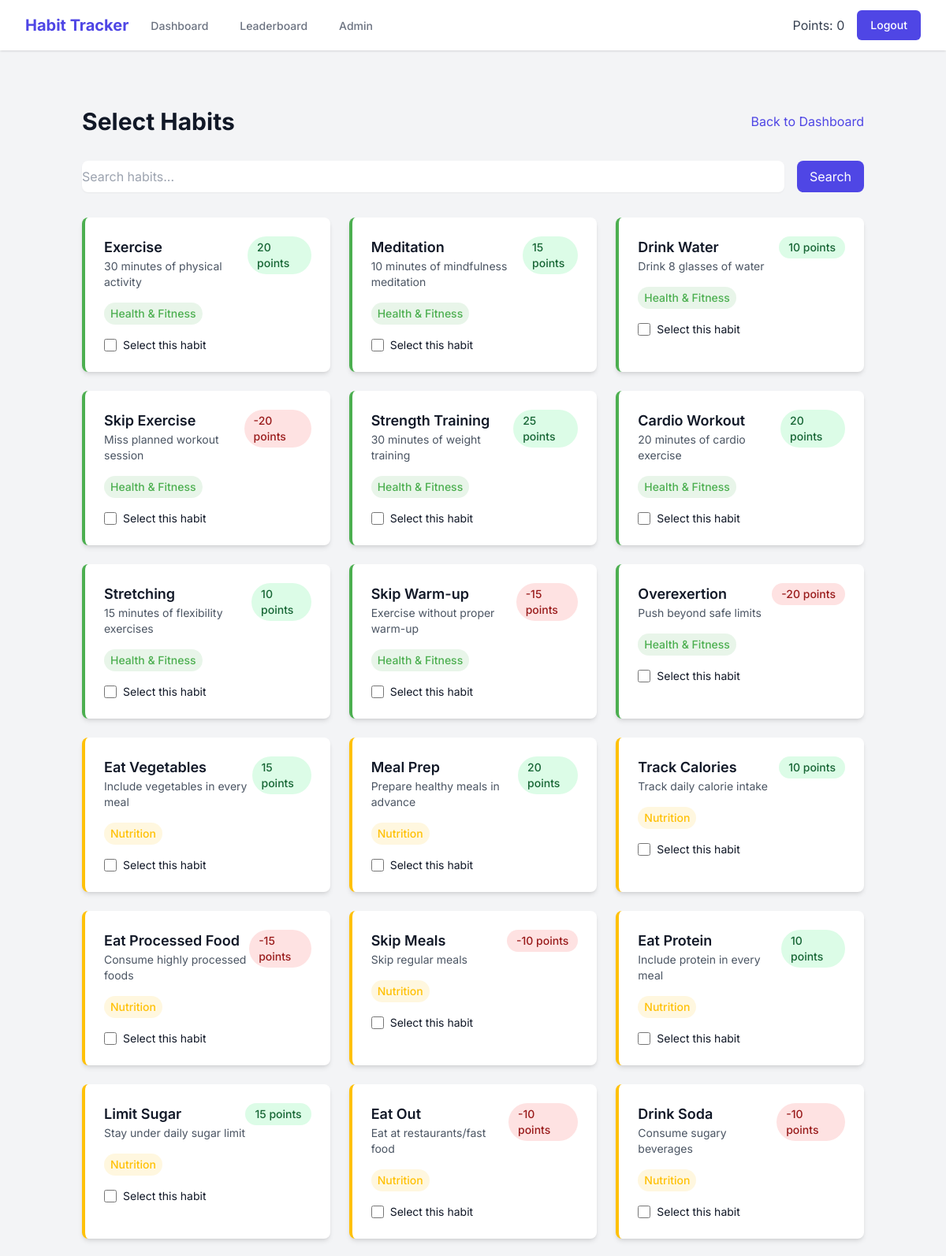
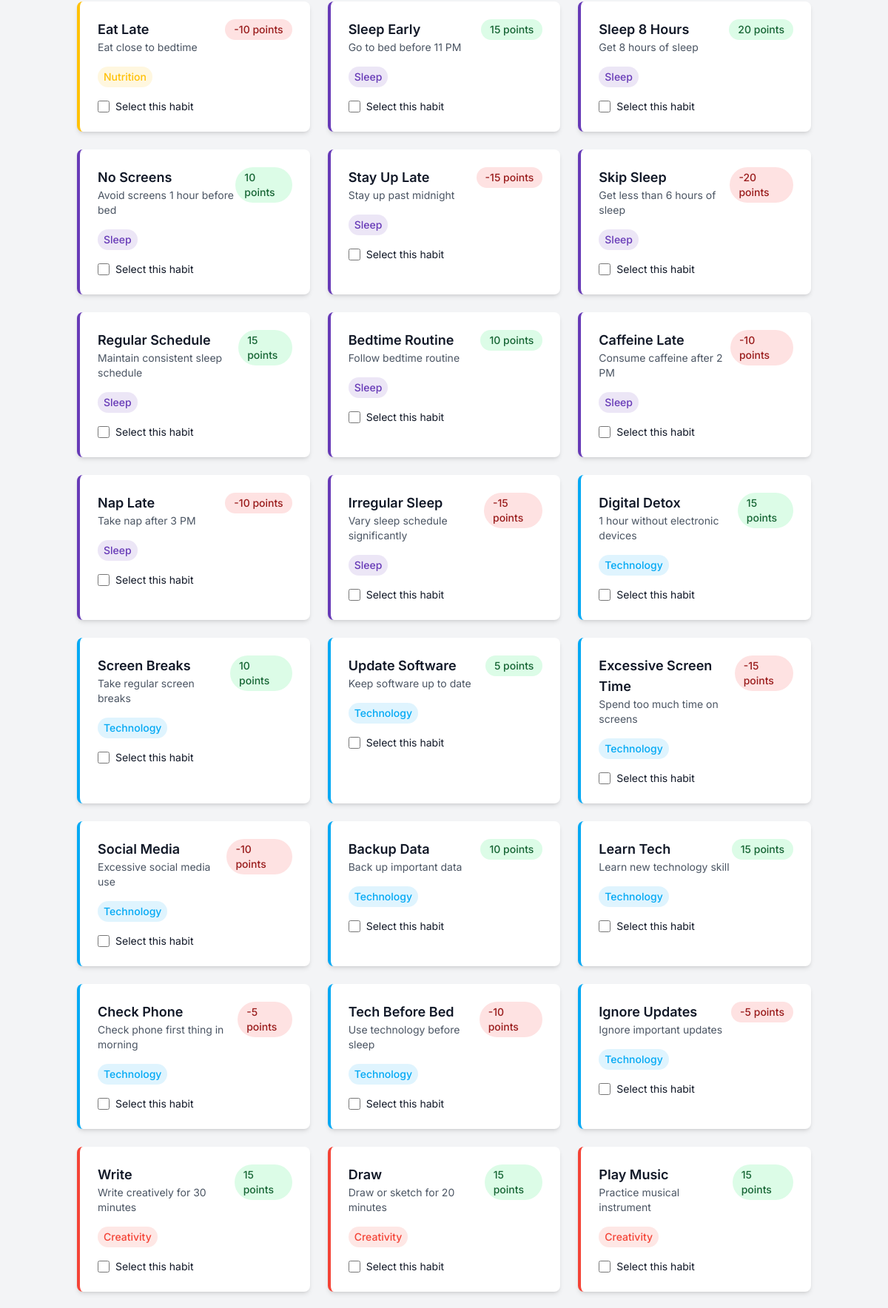
/select_habits (signed in, upper part), run on the app's committed database (2 pictures, top to bottom).
### models.py (models this page shows, shortened)
class User(UserMixin, db.Model):
    id = db.Column(db.Integer, primary_key=True)
    username = db.Column(db.String(80), unique=True, nullable=False)
    email = db.Column(db.String(120), unique=True, nullable=False)
    password_hash = db.Column(db.String(128))
    points = db.Column(db.Integer, default=0)
    is_admin = db.Column(db.Boolean, default=False)
    created_at = db.Column(db.DateTime, default=datetime.utcnow)
    user_habits = db.relationship('UserHabit', backref='user', lazy=True)

class Habit(db.Model):
    id = db.Column(db.Integer, primary_key=True)
    name = db.Column(db.String(100), unique=True, nullable=False)
    description = db.Column(db.Text)
    is_good = db.Column(db.Boolean, default=True)
    points = db.Column(db.Integer, default=10)
    category_id = db.Column(db.Integer, db.ForeignKey('category.id'))
    created_at = db.Column(db.DateTime, default=datetime.utcnow)
    user_habits = db.relationship('UserHabit', backref='habit', lazy=True)

class Category(db.Model):
    id = db.Column(db.Integer, primary_key=True)
    name = db.Column(db.String(50), unique=True, nullable=False)
    color = db.Column(db.String(7), default='#4F46E5')
    created_at = db.Column(db.DateTime, default=datetime.utcnow)
    habits = db.relationship('Habit', backref='category', lazy=True)

### app.py (the view, shortened to what this page needs)
@app.route('/select_habits', methods=['GET', 'POST'])
@login_required
def select_habits():
    search_query = request.args.get('search', '').strip()
    selected_habit_ids = [uh.habit_id for uh in current_user.user_habits]
    query = Habit.query.filter(~Habit.id.in_(selected_habit_ids))
    available_habits = query.all()
    return render_template('select_habits.html', habits=available_habits, search_query=search_query)

### app.py (called while the page is built)
@login_manager.user_loader
def load_user(user_id):
    return User.query.get(int(user_id))

@app.after_request
def add_security_headers(response):
    response.headers['Content-Security-Policy'] = "default-src 'self'; script-src 'self' 'unsafe-inline' 'unsafe-eval' https://cdn.jsdelivr.net https://cdn.tailwindcss.com; style-src 'self' 'unsafe-inline' https://fonts.googleapis.com; font-src 'self' https://fonts.gstatic.com; img-src 'self' data:; connect-src 'self'"
    return response

### templates/select_habits.html (shortened to what this page needs)
{% extends "base.html" %}
{% block content %}
<div class="container mx-auto px-4 py-8">
    <div class="flex justify-between items-center mb-8">
        <h1 class="text-3xl font-bold text-gray-900">Select Habits</h1>
        <a href="{{ url_for('dashboard') }}" class="text-indigo-600 hover:text-indigo-900">
            Back to Dashboard
        </a>
    </div>
    <div class="mb-8">
        <form method="GET" class="flex space-x-4">
            <input type="text"
                   name="search"
                   value="{{ search_query }}"
                   placeholder="Search habits..."
                   class="flex-1 rounded-lg border-gray-300 shadow-sm focus:border-indigo-500 focus:ring-indigo-500">
            <button type="submit"
                    class="bg-indigo-600 text-white px-4 py-2 rounded-lg hover:bg-indigo-700 transition-colors">
                Search
            </button>
        </form>
    </div>
    <form method="POST" class="space-y-6">
        <div class="grid grid-cols-1 md:grid-cols-2 lg:grid-cols-3 gap-6">
            {% for habit in habits %}
            <div class="bg-white rounded-lg shadow-md p-6 {% if habit.category %}border-l-4{% endif %}"
                 {% if habit.category %}style="border-left-color: {{ habit.category.color }}"{% endif %}>
                <div class="flex items-start justify-between mb-4">
                    <div>
                        <h3 class="text-lg font-semibold text-gray-900">{{ habit.name }}</h3>
                        <p class="text-sm text-gray-600">{{ habit.description }}</p>
                    </div>
                    <span class="px-3 py-1 rounded-full text-sm font-medium {% if habit.is_good %}bg-green-100 text-green-800{% else %}bg-red-100 text-red-800{% endif %}">
                        {{ habit.points }} points
                    </span>
                </div>
                {% if habit.category %}
                <div class="mb-4">
                    <span class="inline-block px-2 py-1 rounded-full text-sm font-medium"
                          style="background-color: {{ habit.category.color }}20; color: {{ habit.category.color }}">
                        {{ habit.category.name }}
                    </span>
                </div>
                {% endif %}
                <div class="flex items-center">
                    <input type="checkbox"
                           name="habits"
                           value="{{ habit.id }}"
                           id="habit-{{ habit.id }}"
                           class="h-4 w-4 text-indigo-600 focus:ring-indigo-500 border-gray-300 rounded">
                    <label for="habit-{{ habit.id }}" class="ml-2 block text-sm text-gray-900">
                        Select this habit
                    </label>
                </div>
            </div>
            {% endfor %}
        </div>
    </form>
</div>
{% endblock %}

### templates/base.html (shortened to what this page needs)
<!DOCTYPE html>
<html lang="en">
<head>
    <script src="https://cdn.tailwindcss.com"></script>
</head>
<body class="bg-gray-100">
    {% if current_user.is_authenticated %}
    <nav class="bg-white shadow">
        <div class="max-w-7xl mx-auto px-4 sm:px-6 lg:px-8">
            <div class="flex justify-between h-16">
                <div class="flex">
                    <div class="flex-shrink-0 flex items-center">
                        <a href="{{ url_for('dashboard') }}" class="text-xl font-bold text-indigo-600">
                            Habit Tracker
                        </a>
                    </div>
                    <div class="hidden sm:ml-6 sm:flex sm:space-x-8">
                        <a href="{{ url_for('dashboard') }}"
                            class="{% if request.endpoint == 'dashboard' %}border-indigo-500 text-gray-900{% else %}border-transparent text-gray-500 hover:border-gray-300 hover:text-gray-700{% endif %} inline-flex items-center px-1 pt-1 border-b-2 text-sm font-medium">
                            Dashboard
                        </a>
                        <a href="{{ url_for('leaderboard') }}"
                            class="{% if request.endpoint == 'leaderboard' %}border-indigo-500 text-gray-900{% else %}border-transparent text-gray-500 hover:border-gray-300 hover:text-gray-700{% endif %} inline-flex items-center px-1 pt-1 border-b-2 text-sm font-medium">
                            Leaderboard
                        </a>
                        {% if current_user.is_admin %}
                        <a href="{{ url_for('admin_dashboard') }}"
                            class="{% if request.endpoint.startswith('admin_') %}border-indigo-500 text-gray-900{% else %}border-transparent text-gray-500 hover:border-gray-300 hover:text-gray-700{% endif %} inline-flex items-center px-1 pt-1 border-b-2 text-sm font-medium">
                            Admin
                        </a>
                        {% endif %}
                    </div>
                </div>
                <div class="flex items-center">
                    <span class="text-gray-700 mr-4">Points: {{ current_user.points }}</span>
                    <a href="{{ url_for('logout') }}"
                        class="inline-flex items-center px-4 py-2 border border-transparent text-sm font-medium rounded-md text-white bg-indigo-600 hover:bg-indigo-700">
                        Logout
                    </a>
                </div>
            </div>
        </div>
    </nav>
    {% endif %}
    <main class="py-10">
        {% block content %}{% endblock %}
    </main>
</body>
</html>

### templates/base.html (style rules this page uses)
body { font-family: 'Inter', sans-serif; }

### data on the page
User: points "0"
Habit: name "Exercise", description "30 minutes of physical activity", points "20", category.name "Health & Fitness"
Habit: name "Meditation", description "10 minutes of mindfulness meditation", points "15", category.name "Health & Fitness"
Habit: name "Drink Water", description "Drink 8 glasses of water", points "10", category.name "Health & Fitness"
Habit: name "Skip Exercise", description "Miss planned workout session", points "-20", category.name "Health & Fitness"
Habit: name "Strength Training", description "30 minutes of weight training", points "25", category.name "Health & Fitness"
Habit: name "Cardio Workout", description "20 minutes of cardio exercise", points "20", category.name "Health & Fitness"
Habit: name "Stretching", description "15 minutes of flexibility exercises", points "10", category.name "Health & Fitness"
Habit: name "Skip Warm-up", description "Exercise without proper warm-up", points "-15", category.name "Health & Fitness"
Habit: name "Overexertion", description "Push beyond safe limits", points "-20", category.name "Health & Fitness"
Habit: name "Eat Vegetables", description "Include vegetables in every meal", points "15", category.name "Nutrition"
Habit: name "Meal Prep", description "Prepare healthy meals in advance", points "20", category.name "Nutrition"
Habit: name "Track Calories", description "Track daily calorie intake", points "10", category.name "Nutrition"
Habit: name "Eat Processed Food", description "Consume highly processed foods", points "-15", category.name "Nutrition"
Habit: name "Skip Meals", description "Skip regular meals", points "-10", category.name "Nutrition"
Habit: name "Eat Protein", description "Include protein in every meal", points "10", category.name "Nutrition"
Habit: name "Limit Sugar", description "Stay under daily sugar limit", points "15", category.name "Nutrition"
Habit: name "Eat Out", description "Eat at restaurants/fast food", points "-10", category.name "Nutrition"
Habit: name "Drink Soda", description "Consume sugary beverages", points "-10", category.name "Nutrition"
Habit: name "Eat Late", description "Eat close to bedtime", points "-10", category.name "Nutrition"
Habit: name "Sleep Early", description "Go to bed before 11 PM", points "15", category.name "Sleep"
Habit: name "Sleep 8 Hours", description "Get 8 hours of sleep", points "20", category.name "Sleep"
Habit: name "No Screens", description "Avoid screens 1 hour before bed", points "10", category.name "Sleep"
Habit: name "Stay Up Late", description "Stay up past midnight", points "-15", category.name "Sleep"
Habit: name "Skip Sleep", description "Get less than 6 hours of sleep", points "-20", category.name "Sleep"
Habit: name "Regular Schedule", description "Maintain consistent sleep schedule", points "15", category.name "Sleep"
Habit: name "Bedtime Routine", description "Follow bedtime routine", points "10", category.name "Sleep"
Habit: name "Caffeine Late", description "Consume caffeine after 2 PM", points "-10", category.name "Sleep"
Habit: name "Nap Late", description "Take nap after 3 PM", points "-10", category.name "Sleep"
Habit: name "Irregular Sleep", description "Vary sleep schedule significantly", points "-15", category.name "Sleep"
Habit: name "Digital Detox", description "1 hour without electronic devices", points "15", category.name "Technology"
Habit: name "Screen Breaks", description "Take regular screen breaks", points "10", category.name "Technology"
Habit: name "Update Software", description "Keep software up to date", points "5", category.name "Technology"
Habit: name "Excessive Screen Time", description "Spend too much time on screens", points "-15", category.name "Technology"
Habit: name "Social Media", description "Excessive social media use", points "-10", category.name "Technology"
Habit: name "Backup Data", description "Back up important data", points "10", category.name "Technology"
Habit: name "Learn Tech", description "Learn new technology skill", points "15", category.name "Technology"
Habit: name "Check Phone", description "Check phone first thing in morning", points "-5", category.name "Technology"
Habit: name "Tech Before Bed", description "Use technology before sleep", points "-10", category.name "Technology"
Habit: name "Ignore Updates", description "Ignore important updates", points "-5", category.name "Technology"
Habit: name "Write", description "Write creatively for 30 minutes", points "15", category.name "Creativity"
Habit: name "Draw", description "Draw or sketch for 20 minutes", points "15", category.name "Creativity"
Habit: name "Play Music", description "Practice musical instrument", points "15", category.name "Creativity"
